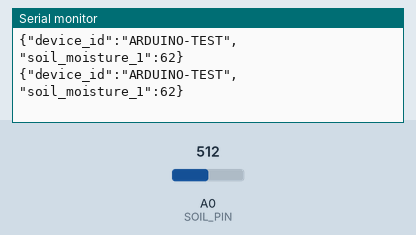
A sketch run on a simulated Arduino Uno, built with avr-gcc and run on an emulated ATmega328P. Parts: the last lines printed to the serial monitor. The inputs (shaded band) are chosen by the test bench; at power-on: A0 (SOIL_PIN) = 512.

Above: at 2.8 s.
2.9 s: A0 (SOIL_PIN) set to 716
At 4.4 s:
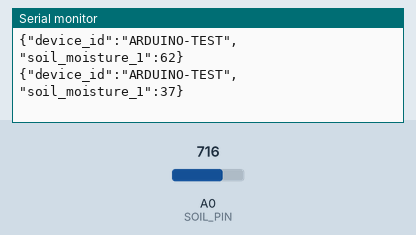
5.6 s: A0 (SOIL_PIN) set to 900
At 7.2 s:
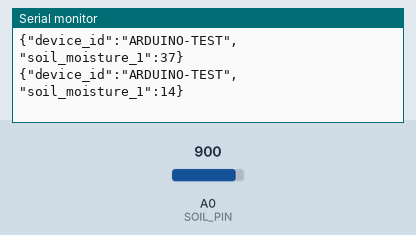
Timing chart, 0 to 8.7 s (numbered marks = the images above; inputs shaded):
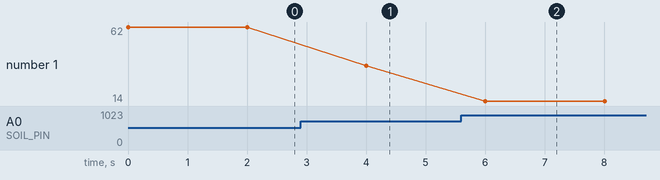

Measured:
- after the input at 2.9 s, the serial monitor: prints a new line after 1.1 s (image 1)
- after the input at 5.6 s, the serial monitor: prints a new line after 0.40 s (image 2)
- plotted number 1: 62 → 37 after the input at 2.9 s, 37 → 14 after the input at 5.6 s

The sketch:

Arduino_Serial_Only.ino
```cpp
/*
 * Simple Arduino Soil Sensor Test (Serial Only)
 * ---------------------------------------------
 * Use this if you have a standard Arduino Uno/Nano (No WiFi)
 * This sends data to your Laptop via USB Cable.
 *
 * SETUP:
 * Soil Sensor Signal -> Analog Pin A0
 * VCC -> 5V
 * GND -> GND
 */

#define SOIL_PIN A0

void setup() {
  Serial.begin(115200); // Make sure Serial Monitor matches this (115200 baud)
  pinMode(SOIL_PIN, INPUT);
}

void loop() {
  // Read Sensor
  int rawValue = analogRead(SOIL_PIN);

  // Convert to Percentage
  // Adjust these values based on your sensor (Air value vs Water value)
  // Standard Arduino ADC is 0-1023
  int percent = map(rawValue, 1023, 200, 0, 100);
  percent = constrain(percent, 0, 100);

  // Create JSON String (Manually)
  // Output format: {"device_id": "ARDUINO-TEST", "soil_moisture_1": 45}

  Serial.print("{\"device_id\":\"ARDUINO-TEST\",");
  Serial.print("\"soil_moisture_1\":");
  Serial.print(percent);
  Serial.println("}");

  delay(2000); // Send every 2 seconds
}
```
